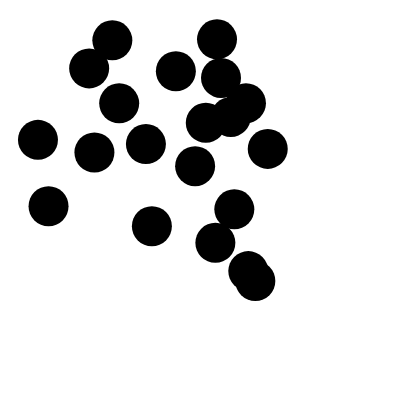
Frame 1 (no input)
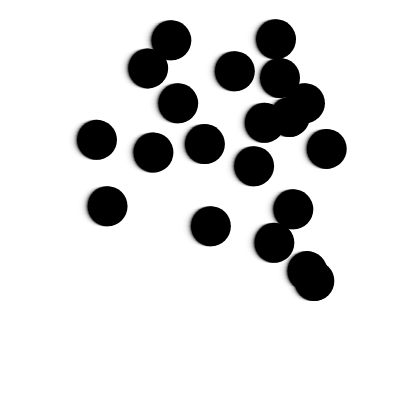
Frame 60 (no input)
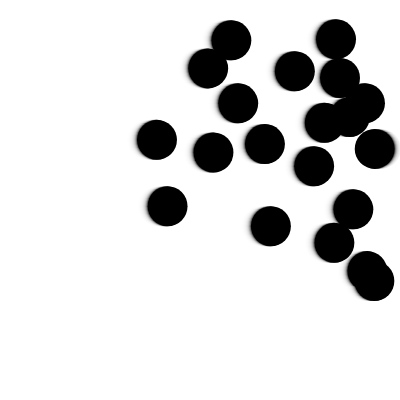
Frame 120 (the mouse pressed at the canvas centre since frame 60)

The p5.js sketch that drew these frames (run headless with seeded random() and noise() and a simulated clock; from frame 60 on, the mouse is pressed at the canvas centre):

// p5.js sketch
// ── sketch.js
Balls = [];

function setup() {
  createCanvas(400, 400);
  for (let i = 0; i < 20; i++) {
    let x = random(20, 300);
    let y = random(20, 300);
    let xs = 1
    let ys = 0
    // let xs = random(-2, 3);
    // let ys = random(-2, 3);
    Balls[i] = new Ball(x, y, xs, ys, 40);
    Balls.push();
  }
}

function mousePressed() {
  for (let i = Balls.length - 1; i >= 0; i--) {
    if (Balls[i].contains(mouseX, mouseY)) {
      Balls.splice(i, 1);
    }
  }
}


function draw() {
  background(255, 100);
  for (let i = 0; i < Balls.length; i++) {
    Balls[i].bounce();
    Balls[i].display();
  }
}

class Ball {
  constructor(x, y, xs, ys, d) {
    this.d = d;
    this.x = x;
    this.y = y;
    this.xs = xs;
    this.ys = ys;
  }
  
    contains(px, py) {
    let dis = dist(px, py, this.x, this.y);
    if (dis < this.d/2) {
      return true;
    } else {
      return false;
    }
  }

  bounce() {
    this.x += this.xs;
    this.y += this.ys;
    if (this.x > width - this.d / 2 || this.x < this.d / 2) {
      this.xs = this.xs * -1;
    }
    if (this.y > height - this.d / 2 || this.y < this.d / 2) {
      this.ys = this.ys * -1;
    }
  }

  display() {
    fill(0);
    noStroke();
    ellipse(this.x, this.y, this.d, this.d);
}
}
